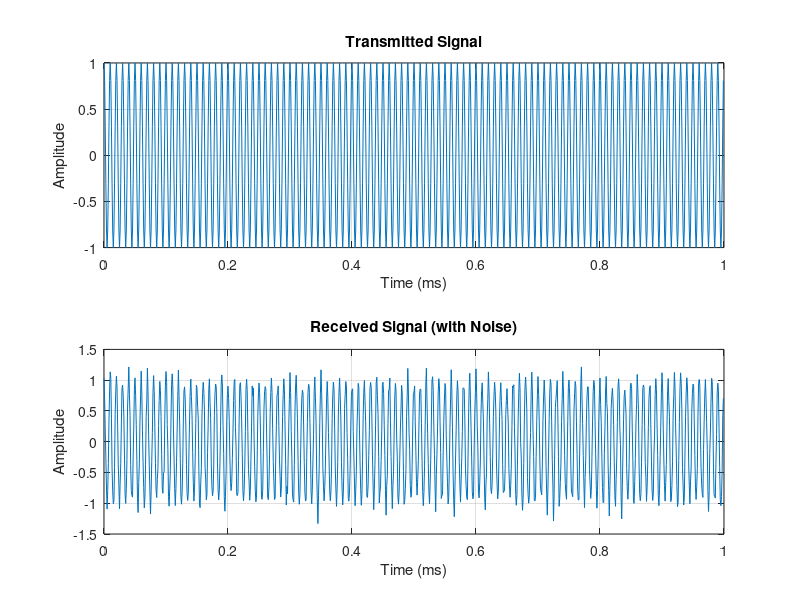

Reproduce this figure in MATLAB. (Note: this script raises an error after producing the figure.)
clear; clc; close all;

% Parameters
numTx = 4;    % Number of transmitters 
numRx = 4;    % Number of receivers 
fc = 100e3;   % Carrier frequency of the sensor
c = 1500;     % Speed of sound in water 
lambda = c / fc;  % Wavelength of the ultrasonic 
d = lambda / 2;   % Spacing between MIMO elements 
N = 1000;     % Number of time samples
fs = 1e6;     % Sampling frequency (1 MHz)

% Generate the transmitted signal (sinusoidal wave)
t = (0:N-1) / fs;   % Time 
signal = cos(2 * pi * fc * t); % Transmit signal , can also use sine for other results

% Create MIMO transmit and receive arrays
tx_signal = repmat(signal, numTx, 1);  % Repeat the signal across all transmitters
rx_signal = zeros(numRx, N);           % received signal matrix

% Simulate signal propagation and noise at each receiver
for rxIdx = 1:numRx
    rx_signal(rxIdx, :) = tx_signal(1, :) + 0.1 * randn(1, N);  % Add noise to each received signal
end

% % Create a MIMO channel model with beamforming
% tx_array = phased.ULA('NumElements',numTx,'ElementSpacing',d); % Transmitter array
% rx_array = phased.ULA('NumElements',numRx,'ElementSpacing',d); % Receiver array
% 
% % Apply beamforming towards the target
% beamformer = phased.PhaseShiftBeamformer('SensorArray',rx_array, ...
%     'OperatingFrequency',fc,'Direction',[theta_target; 0], 'WeightsOutputPort', true);
% 
% % Transmit the signal from each element (MIMO)
% tx_signal = repmat(signal, numTx, 1); % Transmit signal on each antenna
% 
% % Simulate the received signal with some noise and interference
% interference_signal = 0.5 * cos(2 * pi * fc * t + pi/4); % Interference from another source
% noise = 0.1 * randn(size(tx_signal)); % Additive Gaussian noise
% 
% % Set the angles for the received signal (must be repeated for each sample)
% theta_target_vec = repmat([theta_target; 0], 1, N);
% theta_interference_vec = repmat([theta_interference; 0], 1, N);


% Visualization
figure;
subplot(2,1,1);
plot(t*1e3, tx_signal(1,:)); %tx + noise
title('Transmitted Signal');
xlabel('Time (ms)');
ylabel('Amplitude');
grid on;

subplot(2,1,2);
plot(t*1e3, rx_signal(1,:)); %rx + nnoise
title('Received Signal (with Noise)');
xlabel('Time (ms)');
ylabel('Amplitude');
grid on;

% SNR
snr_value = snr(rx_signal(1,:), 0.1 * randn(1, N));  % SNR for one received signal
fprintf('SNR: %.2f dB\n', snr_value);
